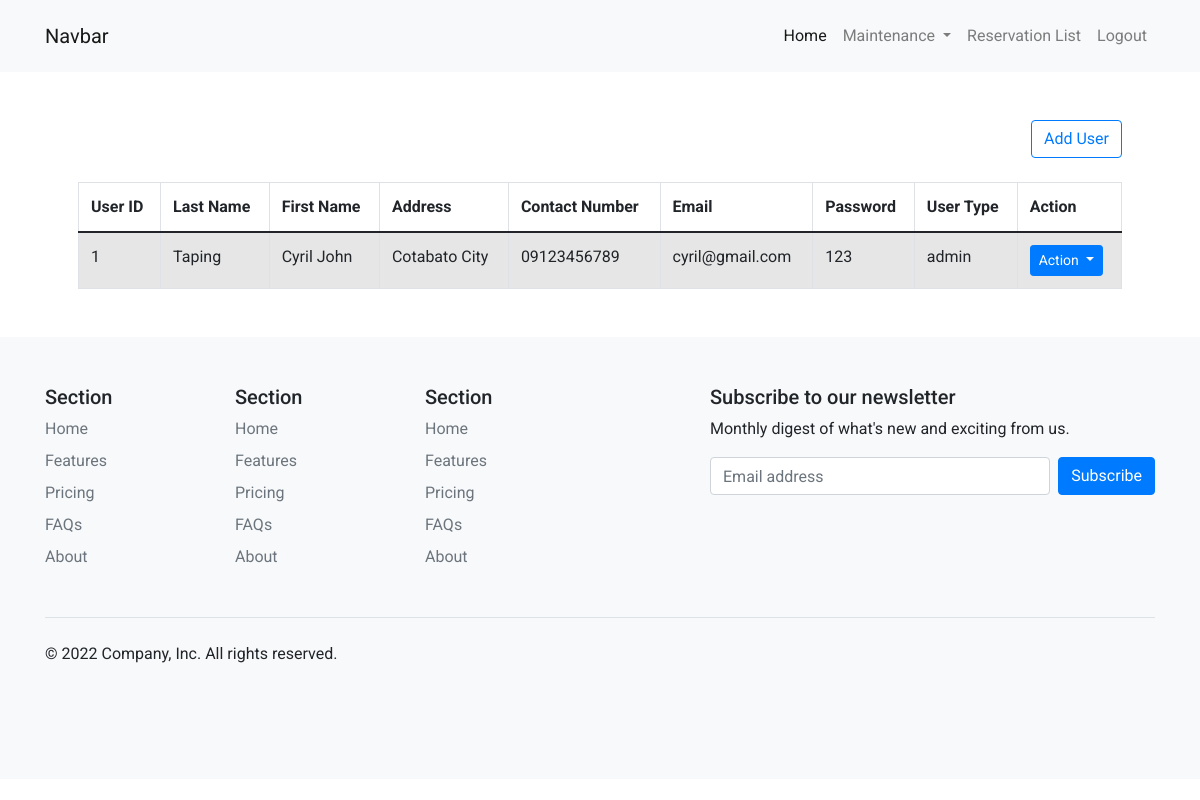
Screenshot of /adm_user.php with the database file from the repository.
### tables this page shows
CREATE TABLE `user` (
  `user_id` int(10) NOT NULL,
  `user_lname` varchar(100) NOT NULL,
  `user_fname` varchar(100) NOT NULL,
  `user_address` varchar(255) NOT NULL,
  `user_contact_number` varchar(25) NOT NULL,
  `user_email` varchar(100) NOT NULL,
  `user_password` varchar(50) NOT NULL,
  `user_type` varchar(20) NOT NULL,
  `active` tinyint(1) NOT NULL DEFAULT 1
);

### adm_user.php (the view, shortened to what this page needs)
<?php
    include_once 'includes/connect.inc.php';
    include_once 'adminheader.php';
?>
    <div class="container p-5">
        <div class="text-end pb-4">
            <button type="button" class="btn btn-outline-primary" data-bs-toggle="modal" data-bs-target="#createRoomModal">Add User</button>
        </div>
        <div class="table-responsive">
        <table class="table table-bordered table-striped mb-0">
            <thead>
                <tr>
                    <th scope="col">User ID</th>
                    <th scope="col">Last Name</th>
                    <th scope="col">First Name</th>
                    <th scope="col">Address</th>
                    <th scope="col">Contact Number</th>
                    <th scope="col">Email</th>
                    <th scope="col">Password</th>
                    <th scope="col">User Type</th>
                    <th scope="col">Action</th>
                </tr>
            </thead>
            <tbody>
                <?php
                    $sql = "SELECT * FROM user";
                    $result = $conn->query($sql);
                    while($rows=$result->fetch_assoc())
                    {
                ?>
                <tr>
                    <td><?php echo $rows['user_id']; ?></td>
                    <td><?php echo $rows['user_lname']; ?></td>
                    <td><?php echo $rows['user_fname']; ?></td>
                    <td><?php echo $rows['user_address']; ?></td>
                    <td><?php echo $rows['user_contact_number']; ?></td>
                    <td><?php echo $rows['user_email']; ?></td>
                    <td><?php echo $rows['user_password']; ?></td>
                    <td><?php echo $rows['user_type']; ?></td>
                    <td>
                        <div class="btn-group">
                        <button class="btn btn-primary btn-sm dropdown-toggle" type="button" data-bs-toggle="dropdown" aria-expanded="false">
                            Action
                        </button>
                        </div>
                    </td>
                </tr>
                <?php
                    }
                ?>
            </tbody>
        </table>
        </div>
    </div>
    <?php
        include_once 'footer.php';
    ?>

### css/style.css (style rules this page uses)
* { margin: 0; padding: 0; box-sizing: border-box; font-family: 'Roboto', sans-serif; }

### rows the page displays
user: user_id "1", user_lname "Taping", user_fname "Cyril John", user_address "Cotabato City", user_contact_number "09123456789", user_email "cyril@gmail.com", user_password "123", user_type "admin"
